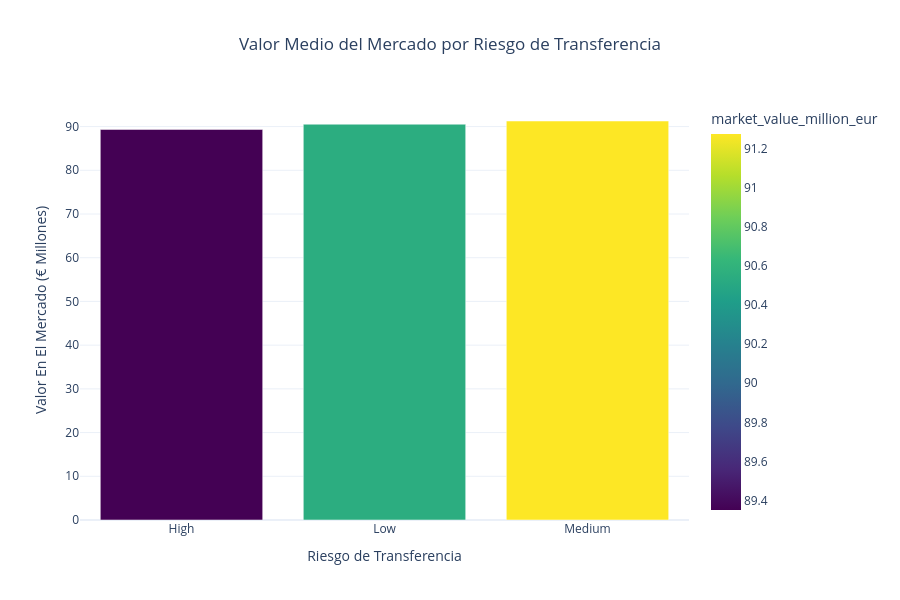

Notebook code for this chart:
### Code cell
# Relación Entre El Riesgo de Transferencia y Su Valor en El Mercado

risk_stats = (
    df.groupby("transfer_risk_level")["market_value_million_eur"]
    .mean()
    .reset_index()
)

fig = px.bar(
    risk_stats,
    x="transfer_risk_level",
    y="market_value_million_eur",
    color="market_value_million_eur",
    color_continuous_scale="Viridis",
    title="Valor Medio del Mercado por Riesgo de Transferencia"
)

fig.update_layout(
    template="plotly_white",
    title_x=0.5,
    xaxis_title="Riesgo de Transferencia",
    yaxis_title="Valor En El Mercado (€ Millones)",
    height=600
)

fig.show()

fig.write_image("images/valortransferencia.png")

### Figure 1 — Plotly figure (JSON) as saved in the notebook; plotly's stock layout.template omitted (floating-point values rounded to 4 significant figures)
{"data": [{"hovertemplate": "transfer_risk_level=%{x}<br>market_value_million_eur=%{marker.color}<extra></extra>", "legendgroup": "", "marker": {"color": [89.35, 90.55, 91.28], "coloraxis": "coloraxis", "pattern": {"shape": ""}}, "name": "", "orientation": "v", "showlegend": false, "textposition": "auto", "type": "bar", "x": ["High", "Low", "Medium"], "xaxis": "x", "y": [89.35, 90.55, 91.28], "yaxis": "y"}], "layout": {"barmode": "relative", "coloraxis": {"autocolorscale": false, "colorbar": {"title": {"text": "market_value_million_eur"}}, "colorscale": [[0, "#440154"], [0.1111, "#482878"], [0.2222, "#3e4989"], [0.3333, "#31688e"], [0.4444, "#26828e"], [0.5556, "#1f9e89"], [0.6667, "#35b779"], [0.7778, "#6ece58"], [0.8889, "#b5de2b"], [1, "#fde725"]]}, "height": 600, "legend": {"tracegroupgap": 0}, "title": {"text": "Valor Medio del Mercado por Riesgo de Transferencia", "x": 0.5}, "xaxis": {"anchor": "y", "domain": [0, 1], "title": {"text": "Riesgo de Transferencia"}}, "yaxis": {"anchor": "x", "domain": [0, 1], "title": {"text": "Valor En El Mercado (€ Millones)"}}}}
